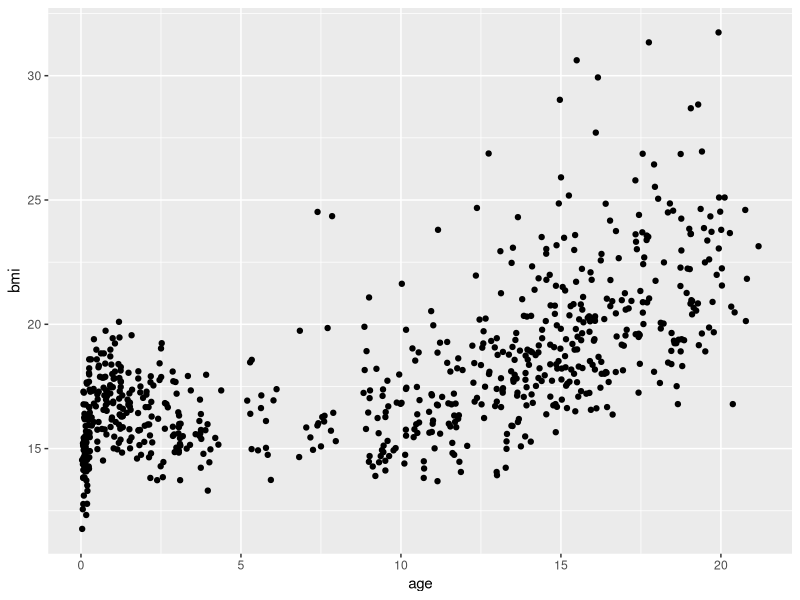

Source code (R):
## ---- chunk 1
library(tidyverse)
library(magrittr)
library(knitr)
#library(kableExtra)
library(mice)   

# inline <- function(x = "") paste0("`` `r ", x, "` ``")
# 
#knitr::opts_chunk$set(message = F, echo = F)
# 

dt <- mtcars[1:5, 1:6]
# 
# options("kableExtra.html.bsTable" = T) #For kableExtra with ioslides

## ---- chunk 2
#Shows only figure - no warnings
ggplot(data = mice::boys, aes(age, bmi)) +
  geom_point()
## ---- chunk 3
boys %>%
  select(-gen, -phb, -tv) %>%
  slice_head(n=5)
## ---- chunk 4
boys %>%
  select(-gen, -phb, -tv, -hc) %>%
  arrange(age) %>%
  slice_head(n=5) %>%
  knitr::kable(format = "html",
               col.names = c("Age","Height","Weight","BMI", "Region"),
               align = "ccccc",
               caption = "The 5 youngest boys")
